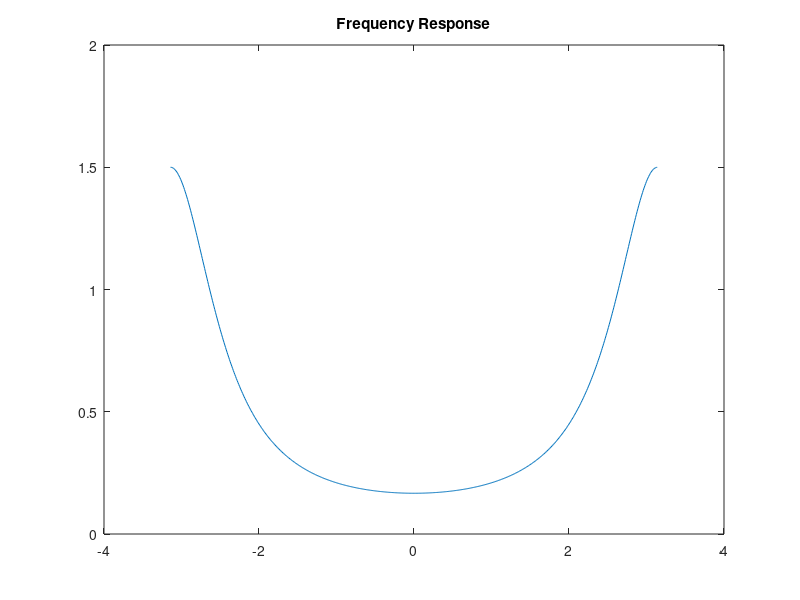
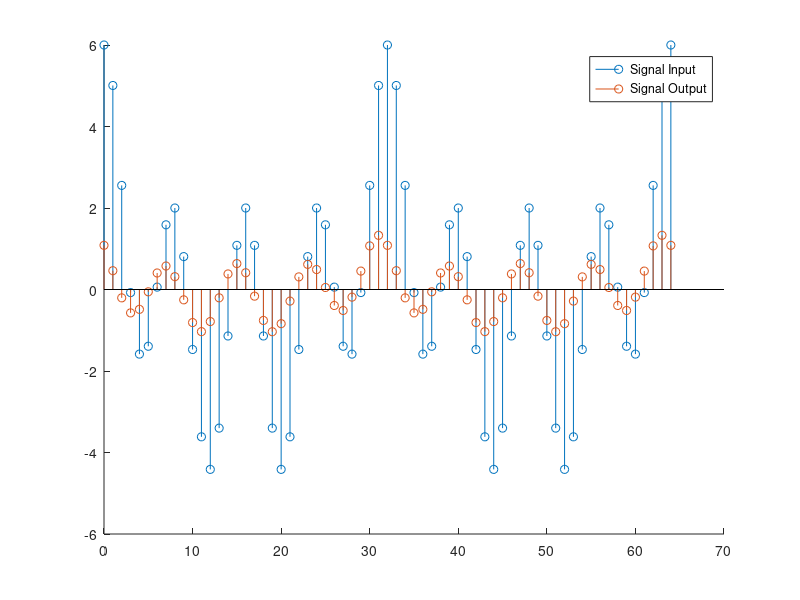

MATLAB code for these plots, in order:
% ECE 3101L
% Lab 11 - Transient and Steady-State Response
% Colin Keenan
% Dennis Getsie

clear;
close all;

%variables
n = 0:64;
w = -pi:0.01:pi;
z = exp(1j*w);

%Frequency Response
num = 0.5 - 0.25*z.^-1;
den = 1 + 0.5*z.^-1;
h_w = num ./ den;
plot(w,h_w);
title('Frequency Response');

%Transfer Function
w = [(2*pi)/8 (2*pi)/16 (2*pi)/32];
z = exp(1j*w);

num = 0.5 - 0.25*z.^-1;
den = 1 + 0.5*z.^-1;
h_z = num ./ den;
h_z_abs = abs(h_z);
h_z_ang = angle(h_z);

% Section 1 
% ?(?) = 0.5?(? ? 1) + ?(?)
% x(n) = 2 * cos((2*pi*n)/32) + 1 * cos((2*pi*n)/16) + 3 * cos((2*pi*n)/8)
x_1 = 2 * cos((2*pi*n)/32) + 1 * cos((2*pi*n)/16) + 3 * cos((2*pi*n)/8);
y_1 = h_z_abs(3)*2 * cos((2*pi*n)/32 + h_z_ang(3)) + h_z_abs(2)*1 * cos((2*pi*n)/16 + h_z_ang(2)) + h_z_abs(1)*3 * cos((2*pi*n)/8 + h_z_ang(1));
figure();
hold on
stem(n,x_1);
stem(n,y_1);
legend('Signal Input','Signal Output')
hold off
